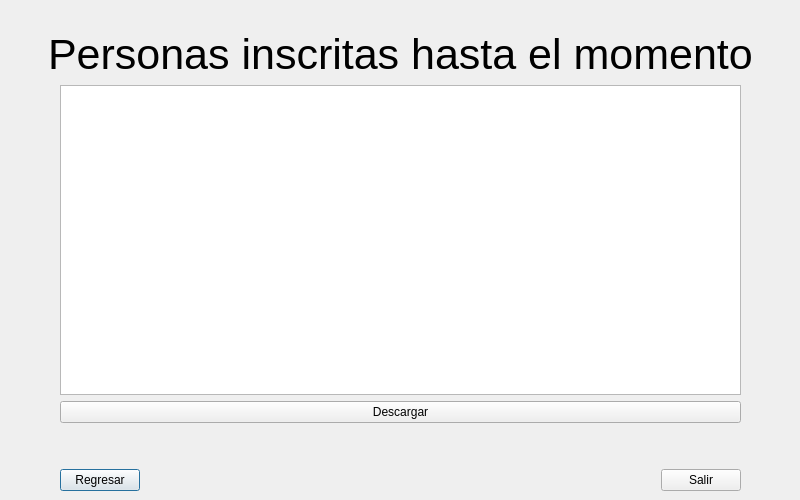
<?xml version="1.0" encoding="UTF-8"?>
<ui version="4.0">
 <class>PeopleRegWindow</class>
 <widget class="QDialog" name="PeopleRegWindow">
  <property name="geometry">
   <rect>
    <x>0</x>
    <y>0</y>
    <width>800</width>
    <height>500</height>
   </rect>
  </property>
  <property name="windowTitle">
   <string>Championship</string>
  </property>
  <widget class="QWidget" name="">
   <property name="geometry">
    <rect>
     <x>20</x>
     <y>30</y>
     <width>761</width>
     <height>461</height>
    </rect>
   </property>
   <layout class="QGridLayout" name="gridLayout">
    <item row="4" column="0">
     <layout class="QVBoxLayout" name="verticalLayout_3">
      <item>
       <layout class="QHBoxLayout" name="horizontalLayout">
        <item>
         <spacer name="horizontalSpacer_22">
          <property name="orientation">
           <enum>Qt::Horizontal</enum>
          </property>
          <property name="sizeType">
           <enum>QSizePolicy::Minimum</enum>
          </property>
          <property name="sizeHint" stdset="0">
           <size>
            <width>40</width>
            <height>20</height>
           </size>
          </property>
         </spacer>
        </item>
        <item>
         <widget class="QPushButton" name="pbRegresar">
          <property name="enabled">
           <bool>true</bool>
          </property>
          <property name="text">
           <string>Regresar</string>
          </property>
         </widget>
        </item>
        <item>
         <spacer name="horizontalSpacer_23">
          <property name="orientation">
           <enum>Qt::Horizontal</enum>
          </property>
          <property name="sizeHint" stdset="0">
           <size>
            <width>40</width>
            <height>20</height>
           </size>
          </property>
         </spacer>
        </item>
        <item>
         <spacer name="horizontalSpacer_24">
          <property name="orientation">
           <enum>Qt::Horizontal</enum>
          </property>
          <property name="sizeHint" stdset="0">
           <size>
            <width>40</width>
            <height>20</height>
           </size>
          </property>
         </spacer>
        </item>
        <item>
         <spacer name="horizontalSpacer_25">
          <property name="orientation">
           <enum>Qt::Horizontal</enum>
          </property>
          <property name="sizeHint" stdset="0">
           <size>
            <width>40</width>
            <height>20</height>
           </size>
          </property>
         </spacer>
        </item>
        <item>
         <spacer name="horizontalSpacer_26">
          <property name="orientation">
           <enum>Qt::Horizontal</enum>
          </property>
          <property name="sizeHint" stdset="0">
           <size>
            <width>40</width>
            <height>20</height>
           </size>
          </property>
         </spacer>
        </item>
        <item>
         <widget class="QPushButton" name="pbSalir">
          <property name="text">
           <string>Salir</string>
          </property>
         </widget>
        </item>
        <item>
         <spacer name="horizontalSpacer_27">
          <property name="orientation">
           <enum>Qt::Horizontal</enum>
          </property>
          <property name="sizeType">
           <enum>QSizePolicy::Minimum</enum>
          </property>
          <property name="sizeHint" stdset="0">
           <size>
            <width>40</width>
            <height>20</height>
           </size>
          </property>
         </spacer>
        </item>
       </layout>
      </item>
     </layout>
    </item>
    <item row="1" column="0">
     <layout class="QHBoxLayout" name="horizontalLayout_3">
      <item>
       <spacer name="horizontalSpacer_5">
        <property name="orientation">
         <enum>Qt::Horizontal</enum>
        </property>
        <property name="sizeType">
         <enum>QSizePolicy::Minimum</enum>
        </property>
        <property name="sizeHint" stdset="0">
         <size>
          <width>40</width>
          <height>20</height>
         </size>
        </property>
       </spacer>
      </item>
      <item>
       <widget class="QTextBrowser" name="tbInfo"/>
      </item>
      <item>
       <spacer name="horizontalSpacer_6">
        <property name="orientation">
         <enum>Qt::Horizontal</enum>
        </property>
        <property name="sizeType">
         <enum>QSizePolicy::Minimum</enum>
        </property>
        <property name="sizeHint" stdset="0">
         <size>
          <width>40</width>
          <height>20</height>
         </size>
        </property>
       </spacer>
      </item>
     </layout>
    </item>
    <item row="0" column="0">
     <layout class="QHBoxLayout" name="horizontalLayout_2">
      <item>
       <spacer name="horizontalSpacer_2">
        <property name="orientation">
         <enum>Qt::Horizontal</enum>
        </property>
        <property name="sizeHint" stdset="0">
         <size>
          <width>40</width>
          <height>20</height>
         </size>
        </property>
       </spacer>
      </item>
      <item>
       <spacer name="horizontalSpacer">
        <property name="orientation">
         <enum>Qt::Horizontal</enum>
        </property>
        <property name="sizeHint" stdset="0">
         <size>
          <width>40</width>
          <height>20</height>
         </size>
        </property>
       </spacer>
      </item>
      <item>
       <widget class="QLabel" name="label">
        <property name="font">
         <font>
          <pointsize>32</pointsize>
         </font>
        </property>
        <property name="text">
         <string>Personas inscritas hasta el momento</string>
        </property>
       </widget>
      </item>
      <item>
       <spacer name="horizontalSpacer_3">
        <property name="orientation">
         <enum>Qt::Horizontal</enum>
        </property>
        <property name="sizeHint" stdset="0">
         <size>
          <width>40</width>
          <height>20</height>
         </size>
        </property>
       </spacer>
      </item>
      <item>
       <spacer name="horizontalSpacer_4">
        <property name="orientation">
         <enum>Qt::Horizontal</enum>
        </property>
        <property name="sizeHint" stdset="0">
         <size>
          <width>40</width>
          <height>20</height>
         </size>
        </property>
       </spacer>
      </item>
     </layout>
    </item>
    <item row="2" column="0">
     <layout class="QHBoxLayout" name="horizontalLayout_4">
      <item>
       <spacer name="horizontalSpacer_7">
        <property name="orientation">
         <enum>Qt::Horizontal</enum>
        </property>
        <property name="sizeType">
         <enum>QSizePolicy::Minimum</enum>
        </property>
        <property name="sizeHint" stdset="0">
         <size>
          <width>40</width>
          <height>20</height>
         </size>
        </property>
       </spacer>
      </item>
      <item>
       <widget class="QPushButton" name="pbDescargar">
        <property name="text">
         <string>Descargar</string>
        </property>
       </widget>
      </item>
      <item>
       <spacer name="horizontalSpacer_8">
        <property name="orientation">
         <enum>Qt::Horizontal</enum>
        </property>
        <property name="sizeType">
         <enum>QSizePolicy::Minimum</enum>
        </property>
        <property name="sizeHint" stdset="0">
         <size>
          <width>40</width>
          <height>20</height>
         </size>
        </property>
       </spacer>
      </item>
     </layout>
    </item>
    <item row="3" column="0">
     <spacer name="verticalSpacer">
      <property name="orientation">
       <enum>Qt::Vertical</enum>
      </property>
      <property name="sizeType">
       <enum>QSizePolicy::Minimum</enum>
      </property>
      <property name="sizeHint" stdset="0">
       <size>
        <width>20</width>
        <height>40</height>
       </size>
      </property>
     </spacer>
    </item>
   </layout>
  </widget>
 </widget>
 <resources/>
 <connections>
  <connection>
   <sender>pbRegresar</sender>
   <signal>clicked()</signal>
   <receiver>PeopleRegWindow</receiver>
   <slot>close()</slot>
   <hints>
    <hint type="sourcelabel">
     <x>95</x>
     <y>476</y>
    </hint>
    <hint type="destinationlabel">
     <x>178</x>
     <y>453</y>
    </hint>
   </hints>
  </connection>
  <connection>
   <sender>pbSalir</sender>
   <signal>clicked()</signal>
   <receiver>PeopleRegWindow</receiver>
   <slot>close()</slot>
   <hints>
    <hint type="sourcelabel">
     <x>688</x>
     <y>477</y>
    </hint>
    <hint type="destinationlabel">
     <x>626</x>
     <y>457</y>
    </hint>
   </hints>
  </connection>
 </connections>
</ui>
